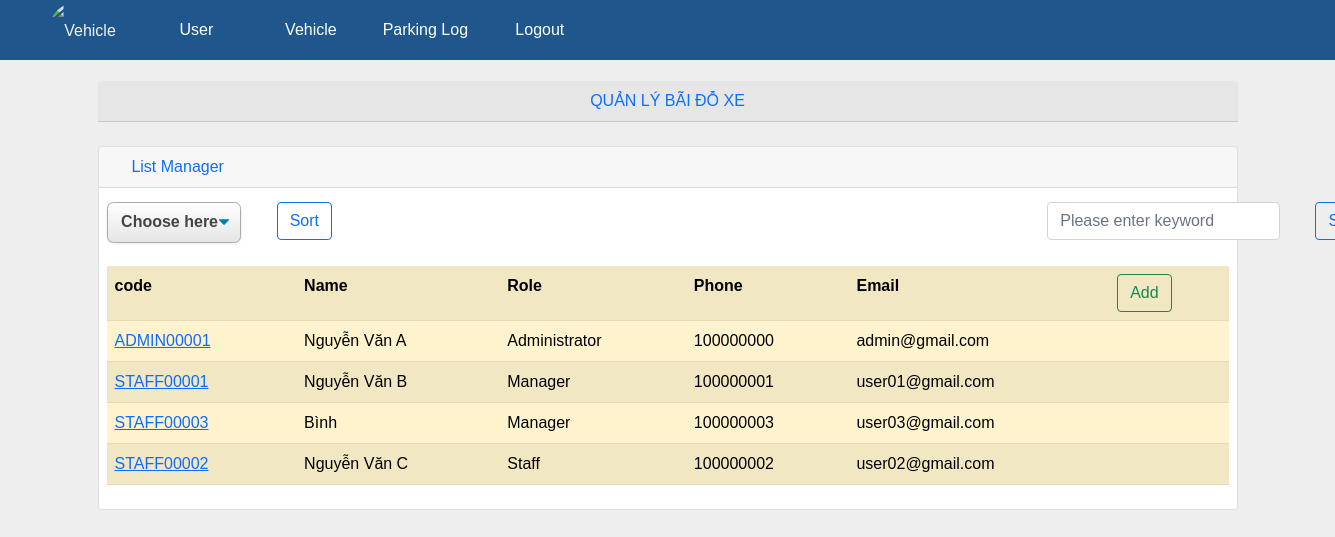
The page /manager (signed in) on the database its author committed.
### parkingmanage/models.py (models this page shows, shortened)
class Manager(models.Model):
    code = models.TextField(max_length=10)
    username = models.TextField(max_length=255)
    password = models.TextField(max_length=255)
    role = models.TextField(max_length=255) #Administrator - Staff
    name = models.TextField(max_length=255, null=True)
    phone = models.CharField(max_length=10, validators=[RegexValidator(r'^\d{1,10}$')])
    address = models.TextField(blank=True, null=True)
    email = models.EmailField()

### parkingmanage/views.py (the view)
# urls.py: path('manager', manage_view, name='manager'),
def manage_view(request):
    if 'username' not in request.session:
        request.session['username'] = None
    mode = 'none'
    if request.session['username'] is None:
        return render(request, 'login.html', { 'display': 'none' })
    elif request.session['usertype'] == 'Staff':
        return redirect('/parkingmanage/')
    usertype = request.session['usertype']
    if usertype == 'Administrator' or usertype == 'Manager':
        mode = ''
    keyword = request.GET.get('keyword')
    Selectsort = request.GET.get('selectsort')
    if Selectsort not in ['name', 'role']:
        Selectsort = 'role'
    if keyword :
        managers = Manager.objects.filter(role__icontains=keyword) | Manager.objects.filter(name__icontains=keyword)
    else :
        managers = Manager.objects.all()
    context = {
        'usertype': usertype,
        'mode': mode,
        'keyword': keyword,
        'managers' :managers.order_by(Selectsort)
    }
    return render(request, 'managelist.html', context)

### parkingmanage/templates/managelist.html (shortened to what this page needs)
{% extends 'base.html' %}
{% block content %}
<center><div class="card-header text-primary">QUẢN LÝ BÃI ĐỖ XE</div></center>
<br>
<div class="col-md-12 col-sm-12 col-xs-10">
    <div class="card mb-3">
        <div class="card-header text-primary">
            <i class="fas fa-car-alt text-secondary"></i>
                List Manager
        </div>
        <div class="card-body">
            <form>
                <div class="row">
                    <div class="col-auto">
                        <div class = "sort">
                        <select name="selectsort">
                            <option value="" selected disabled hidden>Choose here</option>
                        </select>
                        </div>
                    </div>
                    <div class="col-auto">
                        <div class = "sort">
                        <input class="btn btn-outline-primary" type="submit" value="Sort">
                        </div>
                    </div>
                    <div class="col-auto">
                        <div class = "search">
                        <input class="form-control" type="text" name="keyword" value ="{{keyword | default:''}}" placeholder="Please enter keyword">
                    </div>
                    </div>
                    <div class="col-auto">
                        <div class = "search">
                        <input class="btn btn-outline-primary" type="submit" value="Search">
                        </div>
                    </div>
                </div>
            </form>
            <table class="table table-striped table-hover; table-warning">
                <thred>
                    <th>code</th>
                    <th>Name</th>
                    <th>Role</th>
                    <th>Phone</th>
                    <th>Email</th>
                    <th><a href="/parkingmanage/manager/create" class="btn btn-outline-success"> Add </a></th>
                </thred>
                <body>
                    <div class="form-group">
                    {% for manager in managers %}
                    <tr class="table-warning">
                        <td><a href="{% url 'detail_manager' manager.id%}">{{manager.code}}</a></td>
                        <td>{{manager.name}}</td>
                        <td>{{manager.role}}</td>
                        <td>{{manager.phone}}</td>
                        <td>{{manager.email}}</td>
                        <td>
                        </td>
                    </tr>
                    {% endfor %}
                    </div>
                </body>
            </table>
        </div>
    </div>
</div>
{% endblock %}

### rows shown on the page
Manager: code "ADMIN00001", name "Nguyễn Văn A", role "Administrator", phone "100000000", email "admin@gmail.com"
Manager: code "STAFF00001", name "Nguyễn Văn B", role "Manager", phone "100000001", email "user01@gmail.com"
Manager: code "STAFF00003", name "Bình", role "Manager", phone "100000003", email "user03@gmail.com"
Manager: code "STAFF00002", name "Nguyễn Văn C", role "Staff", phone "100000002", email "user02@gmail.com"
